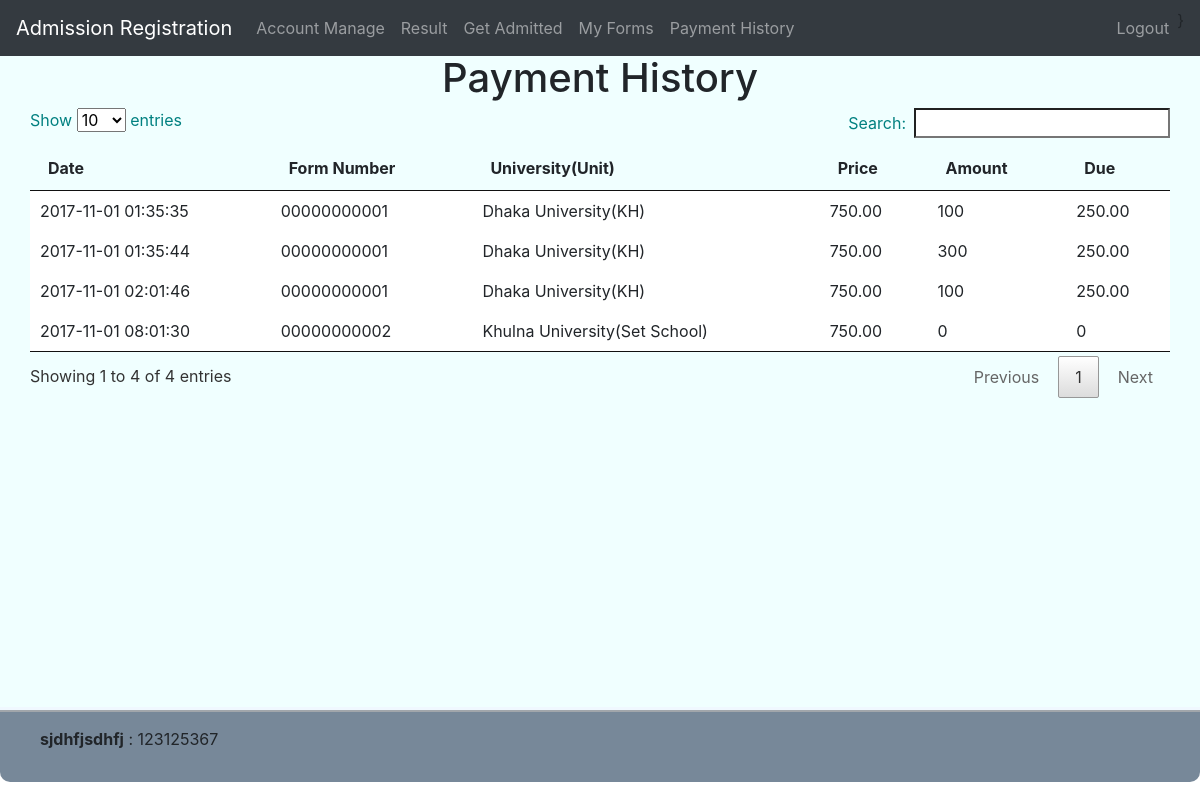
The app's page /paymentHistory (signed in), older data.
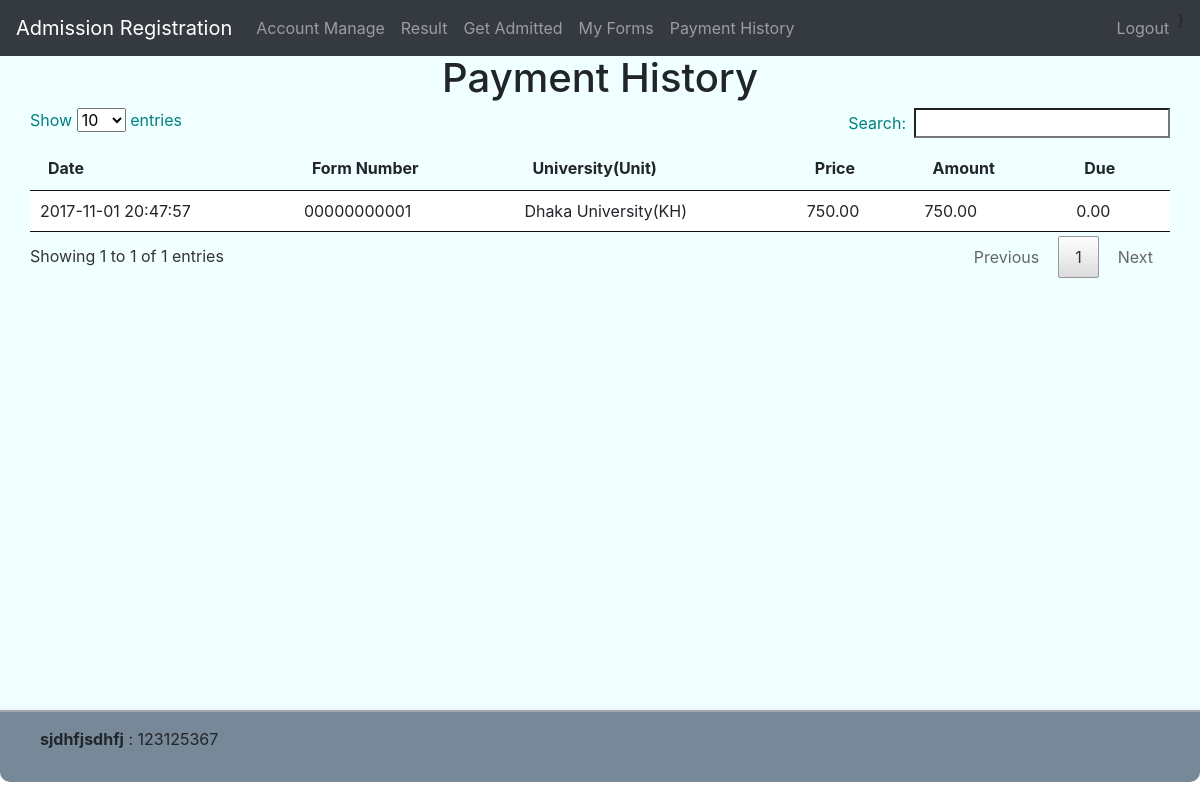
The same page, newer data.
### tables this page shows
CREATE TABLE `form_sell` (
  `id` int(11) NOT NULL,
  `student_id` int(11) NOT NULL,
  `unit_id` int(11) NOT NULL,
  `serial_number` int(11) UNSIGNED ZEROFILL NOT NULL,
  `is_approve` tinyint(1) NOT NULL,
  `modified_by` int(11) NOT NULL,
  `modified_at` timestamp NOT NULL DEFAULT CURRENT_TIMESTAMP ON UPDATE CURRENT_TIMESTAMP
);

CREATE TABLE `cost` (
  `id` int(11) NOT NULL,
  `form_id` int(11) NOT NULL,
  `transaction_name` varchar(256) NOT NULL,
  `amount` decimal(7,2) NOT NULL,
  `is_income` tinyint(1) NOT NULL,
  `is_special` tinyint(1) NOT NULL,
  `modified_by` int(11) NOT NULL,
  `modified_at` datetime NOT NULL DEFAULT CURRENT_TIMESTAMP
);

CREATE TABLE `university` (
  `id` int(11) NOT NULL,
  `name` varchar(256) NOT NULL,
  `modified_by` int(11) NOT NULL,
  `modified_at` timestamp NOT NULL DEFAULT CURRENT_TIMESTAMP ON UPDATE CURRENT_TIMESTAMP
);

CREATE TABLE `unit` (
  `id` int(11) NOT NULL,
  `university_id` int(11) NOT NULL,
  `session_id` int(11) NOT NULL,
  `unit_name` varchar(256) NOT NULL,
  `start_date_time` timestamp NOT NULL DEFAULT '0000-00-00 00:00:00',
  `end_date_time` timestamp NOT NULL DEFAULT '0000-00-00 00:00:00',
  `selection_date_time` timestamp NULL DEFAULT NULL,
  `exam_date_time` timestamp NOT NULL DEFAULT '0000-00-00 00:00:00',
  `form_price` decimal(7,2) NOT NULL,
  `service_charge` decimal(7,2) NOT NULL,
  `detail` text NOT NULL,
  `modified_by` int(11) NOT NULL,
  `modified_at` timestamp NOT NULL DEFAULT CURRENT_TIMESTAMP ON UPDATE CURRENT_TIMESTAMP
);

### system/libs/Load.php (called while the page is built, shortened)
<?php
class Load
{
    public function view($fileName, $data = false)
    {
    include 'app/views/'.$fileName.'.php';
    }
    public function model($modelName){
        return new $modelName();
    }
}

### app/controllers/PaymentHistory.php (called while the page is built, shortened)
<?php
class PaymentHistory extends MainController{
    public function index(){
        self::main();
    }
    public function main(){
        $id = Session::get('id');
        $costModel = $this->load->model('CostModel');
        $data['table'] = $costModel->getAllCostDetailWithDue($id);
        $pageName = ['pageName' => 'Payment History'];
        $this->load->view('partials/headerPublic', $pageName);
        $this->load->view('students/payment_history', $data);
        $this->load->view('partials/footer');
    }
}

### index.php (called while the page is built, shortened)
<?php
$mail = new Main();

### system/libs/Database.php (called while the page is built, shortened)
<?php
class Database extends PDO {
    public function select($sql, $data = array(), $fetchStyle = PDO::FETCH_ASSOC){
        $stmt = $this->prepare($sql);
        $stmt->execute();
        return $stmt->fetchAll($fetchStyle);
    }
}

### app/models/CostModel.php (called while the page is built, shortened)
<?php
class CostModel extends MainModel{
    public function getAllCostDetailWithDue($userId = false){
        if($userId == false){
            $sql = "SELECT cost.id, cost.form_id AS x, form_sell.serial_number, cost.modified_by, (unit.form_price + unit.service_charge) as total, cost.amount, cost.modified_at,
                users.full_name, university.name, unit.unit_name, IF( cost.is_special = '0', ((SELECT (SUM(unit.form_price)+ SUM(unit.service_charge))
                                                                  FROM form_sell
                                                                  INNER JOIN unit on unit.id = form_sell.unit_id
                                                                  WHERE form_sell.id = cost.form_id) -
                                                                  (SELECT SUM(cost.amount) FROM cost
                                                                  WHERE cost.form_id = x AND  cost.transaction_name = 'Form purchased')), '0') AS due
                FROM cost
                INNER JOIN form_sell ON form_sell.id = cost.form_id
                INNER JOIN student ON form_sell.student_id = student.id
                INNER JOIN users ON users.id = student.user_id
                INNER JOIN unit ON form_sell.unit_id = unit.id
                INNER JOIN university on unit.university_id = university.id
                WHERE cost.transaction_name = 'Form purchased'
                ORDER BY cost.modified_at DESC";
        }else{
            $sql = "SELECT cost.id, cost.form_id AS x, form_sell.serial_number, cost.modified_by, (unit.form_price + unit.service_charge) as total, cost.amount, cost.modified_at,
                users.full_name, university.name, unit.unit_name, IF( cost.is_special = '0', ((SELECT (SUM(unit.form_price)+ SUM(unit.service_charge))
                                                                  FROM form_sell
                                                                  INNER JOIN unit on unit.id = form_sell.unit_id
                                                                  WHERE form_sell.id = cost.form_id) -
                                                                  (SELECT SUM(cost.amount) FROM cost
                                                                  WHERE cost.form_id = x AND  cost.transaction_name = 'Form purchased')), '0') AS due
                FROM cost
                INNER JOIN form_sell ON form_sell.id = cost.form_id
                INNER JOIN student ON form_sell.student_id = student.id
                INNER JOIN users ON users.id = student.user_id
                INNER JOIN unit ON form_sell.unit_id = unit.id
                INNER JOIN university on unit.university_id = university.id
                WHERE users.id = $userId
                AND cost.transaction_name = 'Form purchased'
                ORDER BY cost.modified_at DESC";
        }
        return $this->db->select($sql);
    }
}

### system/libs/MainController.php (called while the page is built, shortened)
<?php
class MainController
{
    public function __construct()
    {
        $this->load = new Load();
    }
}

### system/libs/MainModel.php (called while the page is built, shortened)
<?php
class MainModel{
    public function __construct(){
        $dsn = 'mysql:dbname=se_addmission; host=localhost';
        $user = 'root';
        $pass = '';
        $this->db = new Database($dsn,$user,$pass);
    }
}

### system/libs/Session.php (called while the page is built, shortened)
<?php
class Session
{
    public static function get($key){
        if(isset($_SESSION[$key])){
            return $_SESSION[$key];
        }else{
            return false;
        }
    }
}

### app/views/students/payment_history.php (the view, shortened to what the changed rows need)
<div class="col">
    <h1 style="text-align: center">Payment History</h1>
    <table id="table" width=100%>
        <thead>
        <tr>
            <th>Date</th>
            <th>Form Number</th>
            <th>University(Unit)</th>
            <th>Price</th>
            <th>Amount</th>
            <th>Due</th>
        </tr>
        </thead>
        <tbody>
        <?php foreach ($data['table'] as $key => $value){?>
            <tr>
                <td><?php echo $value['modified_at']?></td>
                <td><?php echo $value['serial_number']?></td>
                <td><?php echo $value['name'].'('.$value['unit_name'].')'?></td>
                <td><?php echo $value['total']?></td>
                <td><?php echo $value['amount']?></td>
                <td><?php echo $value['due']?></td>
            </tr>
        <?php }?>
        </tbody>
    </table>
</div>

Row changes from the older to the newer data that the page shows:
removed form_sell: cost.modified_at "2017-11-01 08:01:30", serial_number "00000000002", university.name "Khulna University", unit.unit_name "Set School", total "750.00", cost.amount "0", due "0"
removed form_sell: cost.modified_at "2017-11-01 02:01:46", serial_number "00000000001", university.name "Dhaka University", unit.unit_name "KH", total "750.00", cost.amount "100", due "250.00", cost.modified_at "2017-11-01 01:35:44", cost.amount "300", cost.modified_at "2017-11-01 01:35:35"
added form_sell: cost.modified_at "2017-11-01 20:47:57", serial_number "00000000001", university.name "Dhaka University", unit.unit_name "KH", total "750.00", cost.amount "750.00", due "0.00"
Text that changed along with them:
text written by a page script: "Show entries Search: Showing 1 to 4 of 4 entries Previous 1 Next" → "Show entries Search: Showing 1 to 1 of 1 entries Previous 1 Next"
